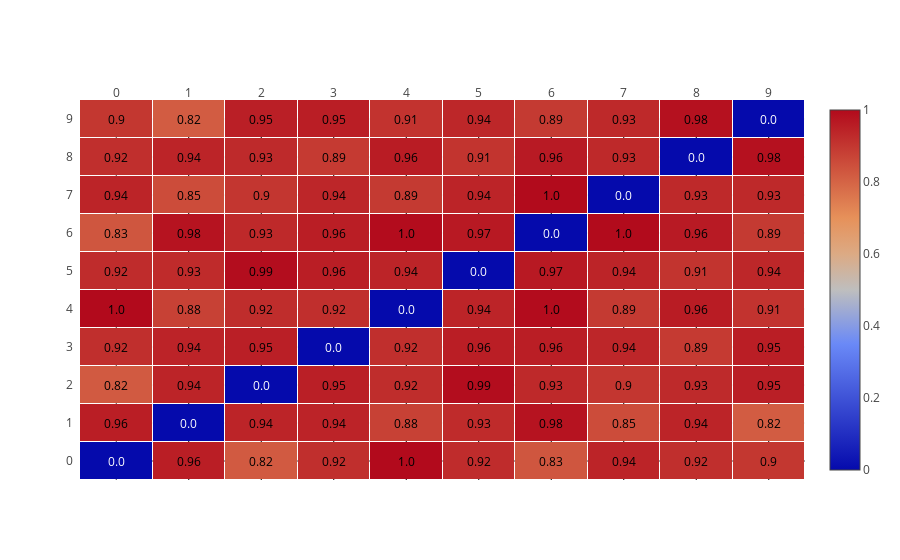

Notebook code cell kept with this figure:
### Markdown cell above
### Alternativa a PyLDAvis (opcional)

Para entender diferencia entre tópicos también se puede usar un *heatmap*, en el que cada celda representa la "distancia" entre dos tópicos. 

Este, unido a las *Estadísticas de Modelo de tópicos* mencionadas abajo, provee la misma información que PyLDAvis.

### Code cell
k = modelo.num_topics
diferencia, notas = modelo.diff(modelo, distance="hellinger", annotation=False)
anno_text = np.around(diferencia, decimals=2)

fig = ff.create_annotated_heatmap(z=diferencia, annotation_text=anno_text, 
                                  x=list(range(k)), y=list(range(k)), xgap=1, ygap=1,
                                  showscale=True, 
                                  )

pyo.iplot(fig)

### Figure 1 — Plotly figure (JSON) as saved in the notebook; plotly's stock layout.template omitted (floating-point values rounded to 4 significant figures)
{"data": [{"colorscale": "RdBu", "reversescale": false, "showscale": true, "type": "heatmap", "uid": "d7588020-f2c3-4180-9356-7708ba256a24", "x": [0, 1, 2, 3, 4, 5, 6, 7, 8, 9], "xgap": 1, "y": [0, 1, 2, 3, 4, 5, 6, 7, 8, 9], "ygap": 1, "z": [[0, 0.9558, 0.8226, 0.9175, 1, 0.925, 0.8322, 0.9429, 0.9171, 0.9011], [0.9558, 0, 0.9422, 0.9442, 0.8775, 0.9277, 0.9797, 0.8528, 0.9425, 0.8181], [0.8226, 0.9422, 0, 0.9539, 0.9228, 0.9923, 0.9315, 0.9033, 0.9288, 0.9522], [0.9175, 0.9442, 0.9539, 0, 0.9169, 0.9554, 0.9558, 0.9368, 0.8926, 0.9546], [1, 0.8775, 0.9228, 0.9169, 0, 0.9421, 0.9965, 0.894, 0.9597, 0.9088], [0.925, 0.9277, 0.9923, 0.9554, 0.9421, 0, 0.9662, 0.9429, 0.9065, 0.9353], [0.8322, 0.9797, 0.9315, 0.9558, 0.9965, 0.9662, 0, 0.9988, 0.9635, 0.8941], [0.9429, 0.8528, 0.9033, 0.9368, 0.894, 0.9429, 0.9988, 0, 0.9318, 0.9302], [0.9171, 0.9425, 0.9288, 0.8926, 0.9597, 0.9065, 0.9635, 0.9318, 0, 0.9842], [0.9011, 0.8181, 0.9522, 0.9546, 0.9088, 0.9353, 0.8941, 0.9302, 0.9842, 0]]}], "layout": {"annotations": [{"font": {"color": "#FFFFFF"}, "showarrow": false, "text": "0.0", "x": 0, "xref": "x", "y": 0, "yref": "y"}, {"font": {"color": "#000000"}, "showarrow": false, "text": "0.96", "x": 1, "xref": "x", "y": 0, "yref": "y"}, {"font": {"color": "#000000"}, "showarrow": false, "text": "0.82", "x": 2, "xref": "x", "y": 0, "yref": "y"}, {"font": {"color": "#000000"}, "showarrow": false, "text": "0.92", "x": 3, "xref": "x", "y": 0, "yref": "y"}, {"font": {"color": "#000000"}, "showarrow": false, "text": "1.0", "x": 4, "xref": "x", "y": 0, "yref": "y"}, {"font": {"color": "#000000"}, "showarrow": false, "text": "0.92", "x": 5, "xref": "x", "y": 0, "yref": "y"}, {"font": {"color": "#000000"}, "showarrow": false, "text": "0.83", "x": 6, "xref": "x", "y": 0, "yref": "y"}, {"font": {"color": "#000000"}, "showarrow": false, "text": "0.94", "x": 7, "xref": "x", "y": 0, "yref": "y"}, {"font": {"color": "#000000"}, "showarrow": false, "text": "0.92", "x": 8, "xref": "x", "y": 0, "yref": "y"}, {"font": {"color": "#000000"}, "showarrow": false, "text": "0.9", "x": 9, "xref": "x", "y": 0, "yref": "y"}, {"font": {"color": "#000000"}, "showarrow": false, "text": "0.96", "x": 0, "xref": "x", "y": 1, "yref": "y"}, {"font": {"color": "#FFFFFF"}, "showarrow": false, "text": "0.0", "x": 1, "xref": "x", "y": 1, "yref": "y"}, {"font": {"color": "#000000"}, "showarrow": false, "text": "0.94", "x": 2, "xref": "x", "y": 1, "yref": "y"}, {"font": {"color": "#000000"}, "showarrow": false, "text": "0.94", "x": 3, "xref": "x", "y": 1, "yref": "y"}, {"font": {"color": "#000000"}, "showarrow": false, "text": "0.88", "x": 4, "xref": "x", "y": 1, "yref": "y"}, {"font": {"color": "#000000"}, "showarrow": false, "text": "0.93", "x": 5, "xref": "x", "y": 1, "yref": "y"}, {"font": {"color": "#000000"}, "showarrow": false, "text": "0.98", "x": 6, "xref": "x", "y": 1, "yref": "y"}, {"font": {"color": "#000000"}, "showarrow": false, "text": "0.85", "x": 7, "xref": "x", "y": 1, "yref": "y"}, {"font": {"color": "#000000"}, "showarrow": false, "text": "0.94", "x": 8, "xref": "x", "y": 1, "yref": "y"}, {"font": {"color": "#000000"}, "showarrow": false, "text": "0.82", "x": 9, "xref": "x", "y": 1, "yref": "y"}, {"font": {"color": "#000000"}, "showarrow": false, "text": "0.82", "x": 0, "xref": "x", "y": 2, "yref": "y"}, {"font": {"color": "#000000"}, "showarrow": false, "text": "0.94", "x": 1, "xref": "x", "y": 2, "yref": "y"}, {"font": {"color": "#FFFFFF"}, "showarrow": false, "text": "0.0", "x": 2, "xref": "x", "y": 2, "yref": "y"}, {"font": {"color": "#000000"}, "showarrow": false, "text": "0.95", "x": 3, "xref": "x", "y": 2, "yref": "y"}, {"font": {"color": "#000000"}, "showarrow": false, "text": "0.92", "x": 4, "xref": "x", "y": 2, "yref": "y"}, {"font": {"color": "#000000"}, "showarrow": false, "text": "0.99", "x": 5, "xref": "x", "y": 2, "yref": "y"}, {"font": {"color": "#000000"}, "showarrow": false, "text": "0.93", "x": 6, "xref": "x", "y": 2, "yref": "y"}, {"font": {"color": "#000000"}, "showarrow": false, "text": "0.9", "x": 7, "xref": "x", "y": 2, "yref": "y"}, {"font": {"color": "#000000"}, "showarrow": false, "text": "0.93", "x": 8, "xref": "x", "y": 2, "yref": "y"}, {"font": {"color": "#000000"}, "showarrow": false, "text": "0.95", "x": 9, "xref": "x", "y": 2, "yref": "y"}, {"font": {"color": "#000000"}, "showarrow": false, "text": "0.92", "x": 0, "xref": "x", "y": 3, "yref": "y"}, {"font": {"color": "#000000"}, "showarrow": false, "text": "0.94", "x": 1, "xref": "x", "y": 3, "yref": "y"}, {"font": {"color": "#000000"}, "showarrow": false, "text": "0.95", "x": 2, "xref": "x", "y": 3, "yref": "y"}, {"font": {"color": "#FFFFFF"}, "showarrow": false, "text": "0.0", "x": 3, "xref": "x", "y": 3, "yref": "y"}, {"font": {"color": "#000000"}, "showarrow": false, "text": "0.92", "x": 4, "xref": "x", "y": 3, "yref": "y"}, {"font": {"color": "#000000"}, "showarrow": false, "text": "0.96", "x": 5, "xref": "x", "y": 3, "yref": "y"}, {"font": {"color": "#000000"}, "showarrow": false, "text": "0.96", "x": 6, "xref": "x", "y": 3, "yref": "y"}, {"font": {"color": "#000000"}, "showarrow": false, "text": "0.94", "x": 7, "xref": "x", "y": 3, "yref": "y"}, {"font": {"color": "#000000"}, "showarrow": false, "text": "0.89", "x": 8, "xref": "x", "y": 3, "yref": "y"}, {"font": {"color": "#000000"}, "showarrow": false, "text": "0.95", "x": 9, "xref": "x", "y": 3, "yref": "y"}, {"font": {"color": "#000000"}, "showarrow": false, "text": "1.0", "x": 0, "xref": "x", "y": 4, "yref": "y"}, {"font": {"color": "#000000"}, "showarrow": false, "text": "0.88", "x": 1, "xref": "x", "y": 4, "yref": "y"}, {"font": {"color": "#000000"}, "showarrow": false, "text": "0.92", "x": 2, "xref": "x", "y": 4, "yref": "y"}, {"font": {"color": "#000000"}, "showarrow": false, "text": "0.92", "x": 3, "xref": "x", "y": 4, "yref": "y"}, {"font": {"color": "#FFFFFF"}, "showarrow": false, "text": "0.0", "x": 4, "xref": "x", "y": 4, "yref": "y"}, {"font": {"color": "#000000"}, "showarrow": false, "text": "0.94", "x": 5, "xref": "x", "y": 4, "yref": "y"}, {"font": {"color": "#000000"}, "showarrow": false, "text": "1.0", "x": 6, "xref": "x", "y": 4, "yref": "y"}, {"font": {"color": "#000000"}, "showarrow": false, "text": "0.89", "x": 7, "xref": "x", "y": 4, "yref": "y"}, {"font": {"color": "#000000"}, "showarrow": false, "text": "0.96", "x": 8, "xref": "x", "y": 4, "yref": "y"}, {"font": {"color": "#000000"}, "showarrow": false, "text": "0.91", "x": 9, "xref": "x", "y": 4, "yref": "y"}, {"font": {"color": "#000000"}, "showarrow": false, "text": "0.92", "x": 0, "xref": "x", "y": 5, "yref": "y"}, {"font": {"color": "#000000"}, "showarrow": false, "text": "0.93", "x": 1, "xref": "x", "y": 5, "yref": "y"}, {"font": {"color": "#000000"}, "showarrow": false, "text": "0.99", "x": 2, "xref": "x", "y": 5, "yref": "y"}, {"font": {"color": "#000000"}, "showarrow": false, "text": "0.96", "x": 3, "xref": "x", "y": 5, "yref": "y"}, {"font": {"color": "#000000"}, "showarrow": false, "text": "0.94", "x": 4, "xref": "x", "y": 5, "yref": "y"}, {"font": {"color": "#FFFFFF"}, "showarrow": false, "text": "0.0", "x": 5, "xref": "x", "y": 5, "yref": "y"}, {"font": {"color": "#000000"}, "showarrow": false, "text": "0.97", "x": 6, "xref": "x", "y": 5, "yref": "y"}, {"font": {"color": "#000000"}, "showarrow": false, "text": "0.94", "x": 7, "xref": "x", "y": 5, "yref": "y"}, {"font": {"color": "#000000"}, "showarrow": false, "text": "0.91", "x": 8, "xref": "x", "y": 5, "yref": "y"}, {"font": {"color": "#000000"}, "showarrow": false, "text": "0.94", "x": 9, "xref": "x", "y": 5, "yref": "y"}, {"font": {"color": "#000000"}, "showarrow": false, "text": "0.83", "x": 0, "xref": "x", "y": 6, "yref": "y"}, {"font": {"color": "#000000"}, "showarrow": false, "text": "0.98", "x": 1, "xref": "x", "y": 6, "yref": "y"}, {"font": {"color": "#000000"}, "showarrow": false, "text": "0.93", "x": 2, "xref": "x", "y": 6, "yref": "y"}, {"font": {"color": "#000000"}, "showarrow": false, "text": "0.96", "x": 3, "xref": "x", "y": 6, "yref": "y"}, {"font": {"color": "#000000"}, "showarrow": false, "text": "1.0", "x": 4, "xref": "x", "y": 6, "yref": "y"}, {"font": {"color": "#000000"}, "showarrow": false, "text": "0.97", "x": 5, "xref": "x", "y": 6, "yref": "y"}, {"font": {"color": "#FFFFFF"}, "showarrow": false, "text": "0.0", "x": 6, "xref": "x", "y": 6, "yref": "y"}, {"font": {"color": "#000000"}, "showarrow": false, "text": "1.0", "x": 7, "xref": "x", "y": 6, "yref": "y"}, {"font": {"color": "#000000"}, "showarrow": false, "text": "0.96", "x": 8, "xref": "x", "y": 6, "yref": "y"}, {"font": {"color": "#000000"}, "showarrow": false, "text": "0.89", "x": 9, "xref": "x", "y": 6, "yref": "y"}, {"font": {"color": "#000000"}, "showarrow": false, "text": "0.94", "x": 0, "xref": "x", "y": 7, "yref": "y"}, {"font": {"color": "#000000"}, "showarrow": false, "text": "0.85", "x": 1, "xref": "x", "y": 7, "yref": "y"}, {"font": {"color": "#000000"}, "showarrow": false, "text": "0.9", "x": 2, "xref": "x", "y": 7, "yref": "y"}, {"font": {"color": "#000000"}, "showarrow": false, "text": "0.94", "x": 3, "xref": "x", "y": 7, "yref": "y"}, {"font": {"color": "#000000"}, "showarrow": false, "text": "0.89", "x": 4, "xref": "x", "y": 7, "yref": "y"}, {"font": {"color": "#000000"}, "showarrow": false, "text": "0.94", "x": 5, "xref": "x", "y": 7, "yref": "y"}, {"font": {"color": "#000000"}, "showarrow": false, "text": "1.0", "x": 6, "xref": "x", "y": 7, "yref": "y"}, {"font": {"color": "#FFFFFF"}, "showarrow": false, "text": "0.0", "x": 7, "xref": "x", "y": 7, "yref": "y"}, {"font": {"color": "#000000"}, "showarrow": false, "text": "0.93", "x": 8, "xref": "x", "y": 7, "yref": "y"}, {"font": {"color": "#000000"}, "showarrow": false, "text": "0.93", "x": 9, "xref": "x", "y": 7, "yref": "y"}, {"font": {"color": "#000000"}, "showarrow": false, "text": "0.92", "x": 0, "xref": "x", "y": 8, "yref": "y"}, {"font": {"color": "#000000"}, "showarrow": false, "text": "0.94", "x": 1, "xref": "x", "y": 8, "yref": "y"}, {"font": {"color": "#000000"}, "showarrow": false, "text": "0.93", "x": 2, "xref": "x", "y": 8, "yref": "y"}, {"font": {"color": "#000000"}, "showarrow": false, "text": "0.89", "x": 3, "xref": "x", "y": 8, "yref": "y"}, {"font": {"color": "#000000"}, "showarrow": false, "text": "0.96", "x": 4, "xref": "x", "y": 8, "yref": "y"}, {"font": {"color": "#000000"}, "showarrow": false, "text": "0.91", "x": 5, "xref": "x", "y": 8, "yref": "y"}, {"font": {"color": "#000000"}, "showarrow": false, "text": "0.96", "x": 6, "xref": "x", "y": 8, "yref": "y"}, {"font": {"color": "#000000"}, "showarrow": false, "text": "0.93", "x": 7, "xref": "x", "y": 8, "yref": "y"}, {"font": {"color": "#FFFFFF"}, "showarrow": false, "text": "0.0", "x": 8, "xref": "x", "y": 8, "yref": "y"}, {"font": {"color": "#000000"}, "showarrow": false, "text": "0.98", "x": 9, "xref": "x", "y": 8, "yref": "y"}, {"font": {"color": "#000000"}, "showarrow": false, "text": "0.9", "x": 0, "xref": "x", "y": 9, "yref": "y"}, {"font": {"color": "#000000"}, "showarrow": false, "text": "0.82", "x": 1, "xref": "x", "y": 9, "yref": "y"}, {"font": {"color": "#000000"}, "showarrow": false, "text": "0.95", "x": 2, "xref": "x", "y": 9, "yref": "y"}, {"font": {"color": "#000000"}, "showarrow": false, "text": "0.95", "x": 3, "xref": "x", "y": 9, "yref": "y"}, {"font": {"color": "#000000"}, "showarrow": false, "text": "0.91", "x": 4, "xref": "x", "y": 9, "yref": "y"}, {"font": {"color": "#000000"}, "showarrow": false, "text": "0.94", "x": 5, "xref": "x", "y": 9, "yref": "y"}, {"font": {"color": "#000000"}, "showarrow": false, "text": "0.89", "x": 6, "xref": "x", "y": 9, "yref": "y"}, {"font": {"color": "#000000"}, "showarrow": false, "text": "0.93", "x": 7, "xref": "x", "y": 9, "yref": "y"}, {"font": {"color": "#000000"}, "showarrow": false, "text": "0.98", "x": 8, "xref": "x", "y": 9, "yref": "y"}, {"font": {"color": "#FFFFFF"}, "showarrow": false, "text": "0.0", "x": 9, "xref": "x", "y": 9, "yref": "y"}], "autosize": true, "xaxis": {"autorange": true, "dtick": 1, "gridcolor": "rgb(0, 0, 0)", "range": [-0.5, 9.5], "side": "top", "ticks": "", "type": "linear"}, "yaxis": {"autorange": true, "dtick": 1, "range": [-0.5, 9.5], "ticks": "", "ticksuffix": "  ", "type": "linear"}}}
